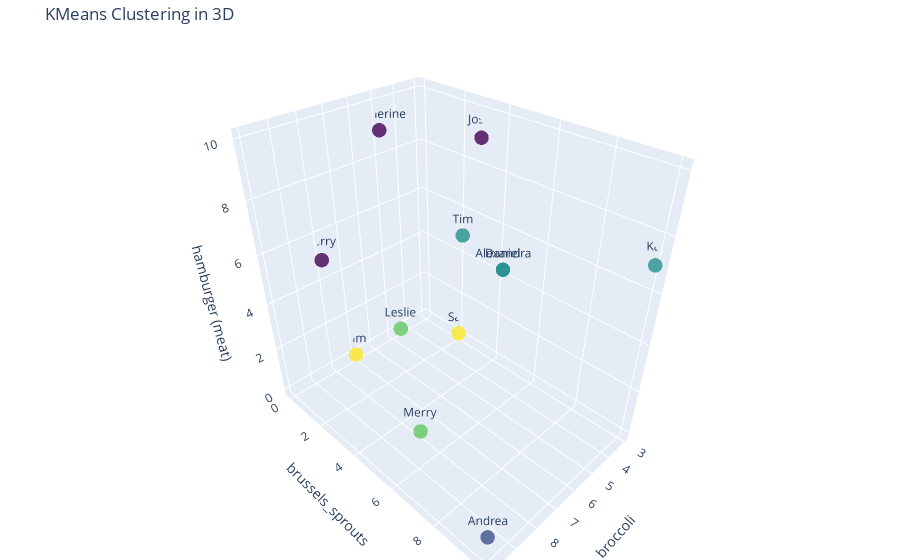

Notebook cell for this chart:
### Code cell
import plotly.graph_objects as go

# Create a 3D scatter plot
fig = go.Figure(data=[go.Scatter3d(
    x=three_features_df.iloc[:, 0],  # X-axis
    y=three_features_df.iloc[:, 1],  # Y-axis
    z=three_features_df.iloc[:, 2],  # Z-axis
    mode='markers',  # Show data points as markers
    marker=dict(
        color=my_3d_kmeans.labels_,  # Color by KMeans labels
        colorscale='Viridis',  # Use the 'Viridis' color scale
        size=5,  # Marker size
        opacity=0.8  # Marker opacity
    )
)])

# Annotate the data points with their index or a label
fig = go.Figure(data=[go.Scatter3d(
    x=three_features_df.iloc[:, 0],  # X-axis
    y=three_features_df.iloc[:, 1],  # Y-axis
    z=three_features_df.iloc[:, 2],  # Z-axis
    mode='markers+text',  # Show markers and text labels
    text=three_features_df.index.astype(str),  # Use index (or another label column) for annotations
    marker=dict(
        color=my_3d_kmeans.labels_,  # Color by KMeans labels
        colorscale='Viridis',  # Use the 'Viridis' color scale
        size=5,  # Marker size
        opacity=0.8  # Marker opacity
    ),
    textposition='top center',  # Position the text above the markers
)])

# Update layout with axis labels and title
fig.update_layout(
    title='KMeans Clustering in 3D',
    scene=dict(
        xaxis_title=three_features_df.columns[0],  # Label for X-axis
        yaxis_title=three_features_df.columns[1],  # Label for Y-axis
        zaxis_title=three_features_df.columns[2]   # Label for Z-axis
    ),
    margin=dict(l=0, r=0, b=0, t=40)  # Adjust the margins as needed
)

# Show the plot
fig.show()

### Figure 1 — Plotly figure (JSON) as saved in the notebook; plotly's stock layout.template omitted (floating-point values rounded to 4 significant figures)
{"data": [{"marker": {"color": [2, 1, 2, 0, 2, 0, 3, 3, 0, 4, 4, 2], "colorscale": [[0, "#440154"], [0.1111, "#482878"], [0.2222, "#3e4989"], [0.3333, "#31688e"], [0.4444, "#26828e"], [0.5556, "#1f9e89"], [0.6667, "#35b779"], [0.7778, "#6ece58"], [0.8889, "#b5de2b"], [1, "#fde725"]], "opacity": 0.8, "size": 5}, "mode": "markers+text", "text": ["Alexandra", "Andrea", "Daniel", "Josef", "Kaj", "Katherine", "Leslie", "Merry", "Perry", "Sari", "Sim", "Tim"], "textposition": "top center", "type": "scatter3d", "x": [10, 10, 10, 3, 3, 5, 7, 8, 8, 3, 7, 7], "y": [10, 10, 10, 3, 10, 0, 3, 5, 0, 2, 0, 6], "z": [10, 1, 10, 9, 7, 9, 3, 0, 5, 0, 0, 8]}], "layout": {"margin": {"b": 0, "l": 0, "r": 0, "t": 40}, "scene": {"xaxis": {"title": {"text": "broccoli"}}, "yaxis": {"title": {"text": "brussels_sprouts"}}, "zaxis": {"title": {"text": "hamburger (meat)"}}}, "title": {"text": "KMeans Clustering in 3D"}}}
